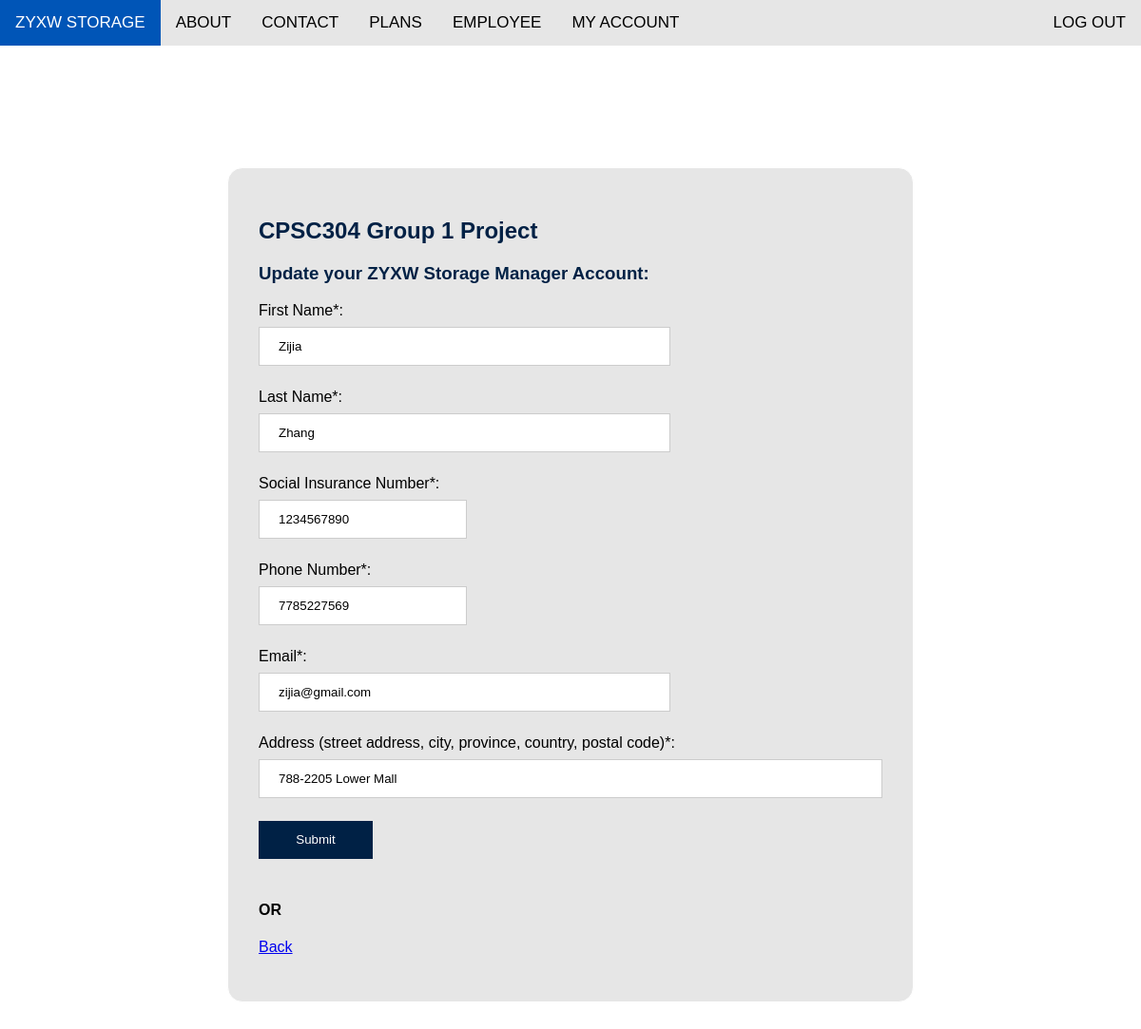
The page /dupdate.php (signed in) on the database its author committed.
### tables this page shows
CREATE TABLE Employee( 

employID INTEGER(4) AUTO_INCREMENT, 

lName VARCHAR(32), 

fName VARCHAR(32) NOT NULL, 

SINNum INTEGER(9) UNIQUE NOT NULL, 

phoneNum CHAR(10) UNIQUE NOT NULL, 

email VARCHAR(64) UNIQUE NOT NULL, 

address VARCHAR(128) NOT NULL, 

PRIMARY KEY(employID) 

);

### dupdate.php (the view, shortened to what this page needs)
<?php
    require_once "pdo_constructor.php";
    $username = $_COOKIE['zyxwdirector'];
    $sql = "SELECT * FROM Director WHERE username = '$username'";
    $stmt = $pdo->prepare($sql);
    $stmt->execute();
    $manager = $stmt->fetch(PDO::FETCH_ASSOC);
    $employID = $manager['employID'];
    $sql = "SELECT * FROM Employee WHERE employID = '$employID'";
    $stmt = $pdo->prepare($sql);
    $stmt->execute();
    $employee = $stmt->fetch(PDO::FETCH_ASSOC);
  ?>
<!DOCTYPE html>
<html lang="en" dir="ltr">
<head>
    <link rel="stylesheet" href="./css/form.css">
    <link rel="stylesheet" href="./css/navbar.css">
    <link rel="stylesheet" type="text/css" href="./css/logout.css">
    <link rel="stylesheet" href="https://cdnjs.cloudflare.com/ajax/libs/font-awesome/4.7.0/css/font-awesome.min.css">
</head>
<body>
    <div class="navbar">
    <div class="items" id="thebar">
      <a href="./index.php#home" id="brandlabel">ZYXW STORAGE</a>
        <a href="./index.php#about">ABOUT</a>
        <a href="./index.php#contact">CONTACT</a>
        <a href="./plans.php">PLANS</a>
        <a  href="./elogin.php">EMPLOYEE</a>
        <a  href="./clogin.php">MY ACCOUNT</a>
		<a href="./logout.php" id="logout">LOG OUT</a>
    </div>
    </div>
    <div class="form-container">
    <form method="post">
        <div class="form-content">
        <h2 style="color: #002145;">CPSC304 Group 1 Project</h2>
        <h3 style="color: #002145;">Update your ZYXW Storage Manager Account:</h3>
        <p>First Name*:<br>
            <input class="medium" type="text" name="fName" value = <?php echo $employee['fName']; ?>>
        </p>
        <p>Last Name*:<br>
            <input class="medium" type="text" name="lName" value = <?php echo $employee['lName']; ?>>
        </p>
        <p>Social Insurance Number*:<br>
            <input class="short" type="text" name="SIN" value=<?php echo $employee['SINNum'];?>
        </p>
        <p>Phone Number*:<br>
            <input class="short" type="text" name="phoneNumber" value = <?php echo $employee['phoneNum']; ?>>
        </p>
        <p>Email*:<br>
            <input class="medium" type="email" name="emailaddress" value = <?php echo $employee['email']; ?>>
        </p>
        <p>Address (street address, city, province, country, postal code)*:<br>
            <input class="long" type="text" name="address"
                    value = "<?php echo $employee['address'] ?>">
        </p>
        <div>
            <input class="button confirm" type="submit" name="signUp" value="Submit">
        </div>
        </div>
        <div style="padding: 2em; padding-top:0;">
        <h4 style="margin-top:0;">OR</h4>
        <a href="dviewa.php">Back</a>
        </div>
        </form>
    </div>
    </body>
</html>

### css/form.css (style rules this page uses)
body { margin: 0; font-family: Arial, Helvetica, sans-serif; }
input[type="password"], select, textarea, input[type="email"], input[type="date"], input[type="number"], input[type="tel"], .short { width: auto; padding: 12px 20px; margin: 8px 0; display: inline-block; border: 1px solid #ccc; box-sizing: border-box; }
.form-container { padding-top: 5em; }
form { width: 50em; position: relative; margin-left:auto; margin-right: auto; background-color: rgb(230, 230, 230); border: 1px solid white; border-radius: 1em; }
.form-content { padding: 2em; }
form .medium { width: 66%; padding: 12px 20px; margin: 8px 0; display: inline-block; border: 1px solid #ccc; box-sizing: border-box; }
form .long { width: 100%; padding: 12px 20px; margin: 8px 0; display: inline-block; border: 1px solid #ccc; box-sizing: border-box; }
form .button { background-color: #002145; -webkit-transition-duration: 0.4s; transition-duration: 0.4s; color: white; height: 3em; width: 9em; border: none; margin-bottom: 1em; }

### css/navbar.css (style rules this page uses)
body { margin: 0; font-family: Arial, Helvetica, sans-serif; }
.navbar { position: fixed; width: 100%; z-index: 100; }
.items { overflow: hidden; background-color: rgb(230, 230, 230); }
.items a { float: left; display: block; color: black; text-align: center; padding: 14px 16px; text-decoration: none; font-size: 17px; transition-duration: 0.4s; -webkit-transition-duration: 0.4s; position: -webkit-sticky; position: sticky; top: 0; }
#brandlabel { color: white; background-color: #002145; }

### css/logout.css (style rules this page uses)
body { margin: 0; font-family: Arial, Helvetica, sans-serif; }
.items #logout { border: none; display: inline-block; vertical-align: middle; overflow: hidden; text-decoration: none; color: inherit !important; background-color: inherit !important; text-align: center; cursor: pointer; white-space: nowrap; transition-duration: 0.4s; position: absolute; right: 0px; }

### dupdate.php (style rules this page uses)
form { width: 60%; background-color: rgb(230, 230, 230); margin-top: 6em; margin-bottom: 8em; }

### rows shown on the page
employee: fName "Zijia", lName "Zhang", SIN "1234567890", phoneNumber "7785227569", emailaddress "zijia@gmail.com", address "788-2205 Lower Mall"
